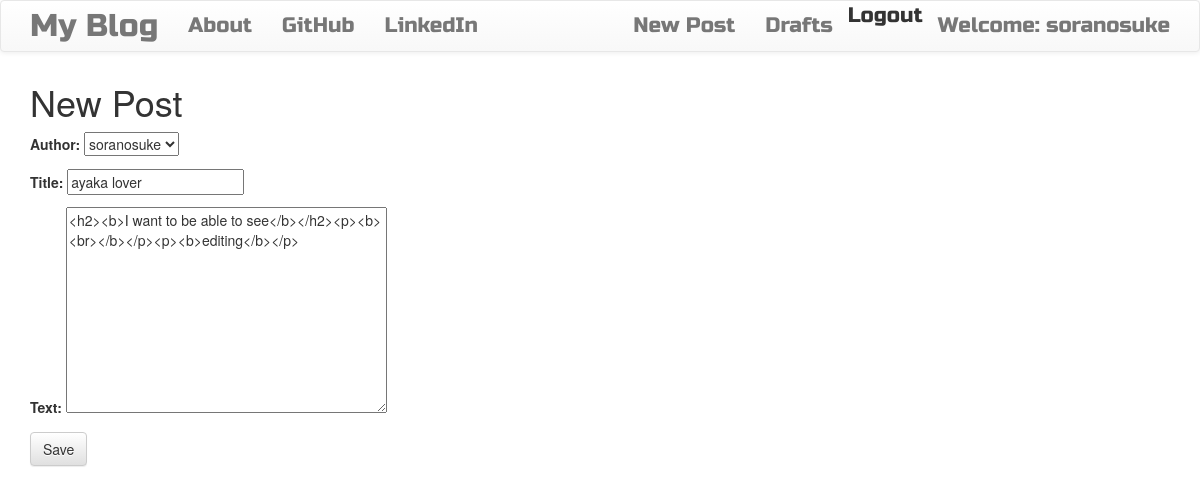
Screenshot of /post/1/edit/ (signed in) with the database file from the repository.
### blog/models.py (models this page shows, shortened)
class Post(models.Model):
  author = models.ForeignKey('auth.User', on_delete=models.CASCADE)
  title = models.CharField(max_length=256)
  text = models.TextField()
  create_date = models.DateTimeField(default=timezone.now)
  published_date = models.DateTimeField(blank=True, null=True)

### blog/views.py (the view)
# urls.py: path("post/<int:pk>/edit/", PostUpdateView.as_view(), name="post_edit"),
class PostUpdateView(LoginRequiredMixin, UpdateView):
  login_url = '/login/'
  redirect_field_name = 'blog/post_detail.html'
  form_class = PostForm
  model = Post

### blog/forms.py
class PostForm(forms.ModelForm):
  class Meta():
    model = Post
    fields = ('author', 'title', 'text')
    widgets = {
      'title': forms.TextInput(attrs={
        'class': 'textinputclass',
      }),
      'text': forms.Textarea(attrs={
        'class': 'editable medium-editor-textarea postcontent'
      }),
    }

### blog/templates/blog/post_form.html (shortened to what this page needs)
<!DOCTYPE html>
{% extends "blog/base.html" %}
  {% block body_block %}
    <h1>New Post</h1>
    <form class="post-form" method="post">
      {{ form.as_p }}
      <button type="submit" class="btn btn-default">Save</button>
    </form>
  {% endblock %}

### blog/templates/blog/base.html (shortened to what this page needs)
<!DOCTYPE html>
{% load static %}
<html lang="en">
<head>
  <link rel="stylesheet" href="https://maxcdn.bootstrapcdn.com/bootstrap/3.3.7/css/bootstrap.min.css">
  <link rel="stylesheet" href="https://cdn.jsdelivr.net/npm/bootstrap@3.3.7/dist/css/bootstrap-theme.min.css">
  <link rel="stylesheet" href="//cdn.jsdelivr.net/npm/medium-editor@latest/dist/css/medium-editor.min.css" type="text/css" media="screen" charset="utf-8">
   <link rel="stylesheet" href="{% static 'css/blog.css' %}">
</head>
<body class="loader">
   <nav class="navbar navbar-default tech-font">
    <div class="container">
      <ul class="nav navbar-nav">
        <li><a href="{% url 'post_list' %}" class="navbar-brand big-brand">My Blog</a></li>
        <li><a href="{% url 'about' %}" class="navbar-link">About</a></li>
        <li><a href="https://www.github.com" class="navbar-link">GitHub</a></li>
        <li><a href="https://www.linkedin.com" class="navbar-link">LinkedIn</a></li>
      </ul>
      <ul class="nav navbar-nav navbar-right">
        {% if user.is_authenticated %}
          <li>
            <a href="{% url 'post_new' %}">New Post</a>
          </li>
          <li>
            <a href="{% url 'post_draft_list' %}">Drafts</a>
          </li>
          <li>
            <form action="{% url 'logout' %}" method="post">
              <button type="submit" class="reset-button">Logout</button>
            </form>
          </li>
          <li>
            <a>Welcome: {{ user.username }}</a>
          </li>
        {% else %}
          <li>
            <a href="{% url 'login' %}" class="nav navbar-right">
              <span class="glyphicon glyphicon-user"></span>
            </a>
          </li>
        {% endif %}
      </ul>
    </div>
   </nav>
   <div class="content container">
    <div class="row">
      <div class="col-md-8">
        <div class="blog_posts">
          {% block body_block %}
          {% endblock %}
        </div>
      </div>
    </div>
   </div>
</body>
</html>

### blog/static/css/blog.css (style rules this page uses)
.tech-font { font-family: 'Russo One', sans-serif; font-size: 1.5em; margin-bottom: 10px; }
.big-brand { font-size: 1.5em; }
.reset-button { box-sizing: border-box; margin: 0; padding: 0; border: none; outline: none; background: none; font: inherit; color: inherit; cursor: pointer; appearance: none; -webkit-appearance: none; -moz-appearance: none; }
.loader { filter: hue-rotate(0deg); color: linear-gradient(45deg,#0f8,#08f); animation: hue 5000ms infinite linear; }

### rows the page displays
Post: author "soranosuke", title "ayaka lover", text "<h2><b>I want to be able to see</b></h2><p><b><br></b></p><p><b>editing</b></p>"

### other values shown
{{ user.username }} "soranosuke"
